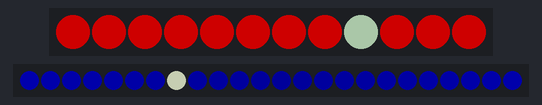
A sketch run on a simulated Arduino Uno, built with avr-gcc and run on an emulated ATmega328P. Shown: 12 RGB LEDs in strip order, left to right, 24 RGB LEDs in strip order, left to right. Dim RGB values are drawn brighter than linear; random numbers use the default seed unless the sketch sets one.

Above: at 0.16 s.
At 39.31 s:
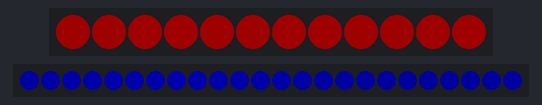

The sketch:

reactor.ino
```cpp
#include <Adafruit_NeoPixel.h>

#define PIN 2
#define N_LEDS 12


#define BIG_N_LEDS 24
#define BIG_DATA_PIN 3


Adafruit_NeoPixel big_strip = Adafruit_NeoPixel(BIG_N_LEDS, BIG_DATA_PIN, NEO_GRB + NEO_KHZ800);

Adafruit_NeoPixel strip = Adafruit_NeoPixel(N_LEDS, PIN, NEO_GRB + NEO_KHZ800);

void setup() {
  strip.begin();
  big_strip.begin();

    for (uint16_t i=0; i < BIG_N_LEDS; i++) {
      big_strip.setPixelColor(i, strip.Color(0, 0 , 0));
      strip.setPixelColor(i, strip.Color(0, 0 , 0));
    }


  big_strip.show();
}

int c = 0;
int big_random_delay = 100;
int small_random_delay = 200;
void loop() {

  bigStripColor();
  smallStripColor();

  if (c%big_random_delay == 0){
    big_random_LED();
    big_random_delay = random(10, 1200);
  }

 if (c%small_random_delay == 0){
    small_random_LED();
    small_random_delay = random(10, 1800);
  }


  big_strip.show();
  strip.show();
  delay(16);
  c++;
}


void bigStripColor() {
  int cur = c%BIG_N_LEDS;
  for (int i=0; i< big_strip.numPixels(); i++){
    int d = min(abs(cur-i), min(abs(cur - (i+24)), abs(cur - (i-24))));
    big_strip.setPixelColor(i, big_strip.Color(0,0, 50-d*2));
  }
}

void smallStripColor() {
  int cur = c%180;
  float angle_rad = cur * M_PI / 90;
  float res = (cos(angle_rad) + 1) / 2;

  int red = 15 + res*100;
  for (int i=0; i< strip.numPixels(); i++){
    strip.setPixelColor(i, strip.Color(red, 0, 0));
  }

}

static void big_random_LED(){
  int p = random(0, big_strip.numPixels());
  int red = random(60,120);
  int green = random(60,120);
  int blue = random(60,120);
  big_strip.setPixelColor(p, big_strip.Color(red, green , blue));
}

static void small_random_LED(){
  int p = random(0, strip.numPixels());
  int red = random(60,120);
  int green = random(60,120);
  int blue = random(60,120);
  strip.setPixelColor(p, strip.Color(red, green , blue));
}
```
